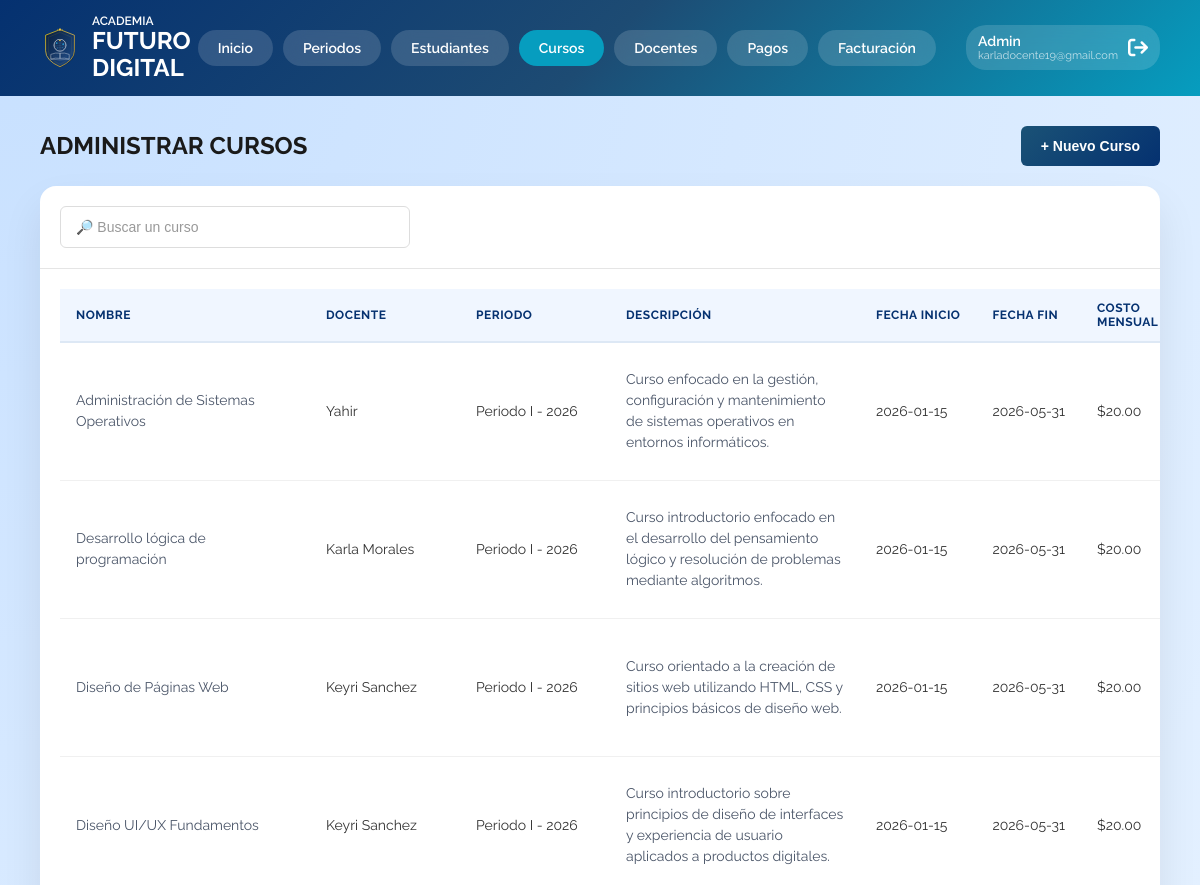
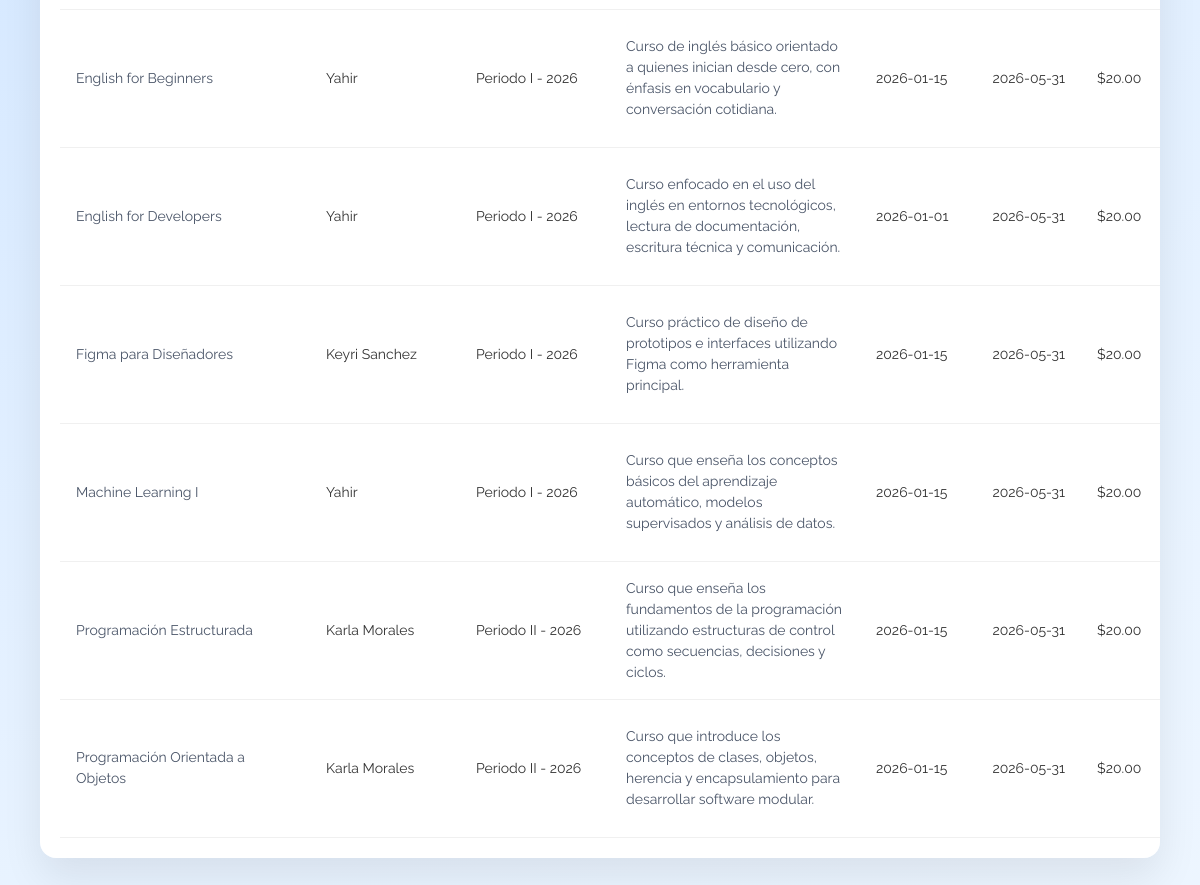
Page /admin-cursos.php (signed in) on the committed database (2 pictures, top to bottom).
### tables this page shows
CREATE TABLE `cursos` ( 
    `id` int NOT NULL PRIMARY KEY AUTO_INCREMENT, 
    `nombre` varchar(100) NOT NULL, 
    `descripcion` varchar(150) NOT NULL, 
    `costoMensual` decimal(8,2) NOT NULL, 
    `cupos` int NOT NULL, 
    `fechaInicio` date NOT NULL, 
    `fechaFin` date NOT NULL, 
    `estado` tinyint(1) DEFAULT '1', 
    `idDocente` int DEFAULT NULL,
    `idCategoria` INT DEFAULT NULL,
    `idPeriodo` int DEFAULT NULL,
    CONSTRAINT `fk_docente_curso` FOREIGN KEY (`idDocente`) REFERENCES `docentes` (`id`),
    CONSTRAINT `fk_curso_categoria` FOREIGN KEY (`idCategoria`) REFERENCES `categorias` (`id`) 
    ON UPDATE CASCADE 
    ON DELETE SET NULL,
    CONSTRAINT `fk_curso_periodo_insc` FOREIGN KEY (`idPeriodo`) REFERENCES `PeriodoInscripcion` (`id`)
);

CREATE TABLE `PeriodoInscripcion` (
    `id` int PRIMARY KEY NOT NULL AUTO_INCREMENT,
    `nombre` varchar(100) NOT NULL,
    `fechaInicio` date NOT NULL,
    `fechaFin` date NOT NULL,
    `fechaInicioCiclo` DATE NOT NULL,
    `fechaFinCiclo` DATE NOT NULL,
    `estado` tinyint(1) DEFAULT '0'
);

### mostrar-tabla-cursos.php (the view, shortened to what this page needs)
<?php
include('includes/conexion.php');
$sql = "SELECT c.id,
               c.nombre,
               c.descripcion,
               c.fechaInicio,
               c.fechaFin,
               c.costoMensual,
               c.cupos,
               c.estado,
               c.idDocente,
               c.idPeriodo,
               c.idCategoria,
               ca.nombre AS categoria_nombre,
               pi.nombre AS periodo_nombre,
               CONCAT(u.nombre, ' ', u.apellido) AS docente_full,
               GROUP_CONCAT(p.idCursoPrevio) AS prerrequisitos
        FROM cursos c
        LEFT JOIN prerrequisitos p ON c.id = p.idCursoActual
        LEFT JOIN docentes d ON c.idDocente = d.id
        LEFT JOIN usuarios u ON d.usuario_id = u.id
        LEFT JOIN PeriodoInscripcion pi ON c.idPeriodo = pi.id
        LEFT JOIN categorias ca ON c.idCategoria = ca.id
        GROUP BY c.id
        ORDER BY c.estado DESC, c.nombre ASC";
$resultado = mysqli_query($conexion, $sql);
if (mysqli_num_rows($resultado) > 0 ){
?>
    <table class="data-table mobile-cards">
        <thead>
            <tr>
                <th>Nombre</th>
                <th class ="col-docente">Docente</th>
                <th>Periodo</th>
                <th>Descripción</th>
                <th class= "col-fecha">Fecha Inicio</th>
                <th class= "col-fecha">Fecha Fin</th>
                <th>Costo Mensual</th>
            </tr>
        </thead>
        <tbody>
            <?php while($fila = mysqli_fetch_assoc($resultado)){ ?>
            <tr data-id="<?php echo $fila['id']; ?>">
                <td data-label="Nombre" class="col-nombre"><?php echo htmlspecialchars($fila['nombre']); ?></td>
                <td data-label="Docente" class= "col-docente"><?php echo htmlspecialchars($fila['docente_full'] ?? 'Sin asignar'); ?></td>
                <td data-label="Periodo" class="col-periodo"><?php echo htmlspecialchars($fila['periodo_nombre'] ?? 'Sin asignar'); ?></td>
                <td data-label="Descripción" class="col-descripcion"><?php echo htmlspecialchars($fila['descripcion']); ?></td>
                <td data-label="Fecha Inicio" class="col-fecha"><?php echo $fila['fechaInicio']; ?></td>
                <td data-label="Fecha Fin" class="col-fecha"><?php echo $fila['fechaFin']; ?></td>
                <td data-label="Costo Mensual">$<?php echo $fila['costoMensual']; ?></td>
            </tr>
            <?php } ?>
        </tbody>
    </table>
<?php
} else {
    echo '<div class="mensaje-vacio">No hay cursos registrados.</div>';
}
?>

### css/stylesAdmin.css (style rules this page uses)
:root { --primary-blue: #053170; --secondary-blue: #1D4B73; --accent-teal: #069DBF; --accent-teal-light: #e0f7fa; --accent-teal-hover: #057a96; --bg-main: radial-gradient(circle at top left, #c7e0ff, #eaf4ff, #ffffff); --header-gradient: linear-gradient(135deg, #053170, #1D4B73, #069DBF); --btn-gradient: linear-gradient(135deg, #1a5276, #053170); --danger: #e74c3c; --danger-light: #fee2e2; --success: #27ae60; --success-light: #d1fae5; --success-dark: #065f46; --text-main: #1a1a1a; --text-muted: #666; --border-light: #e5e5e5; --border-focus: #dde3ec; --card-shadow: 0 20px 40px rgba(0, 0, 0, 0.08); --modal-overlay: rgba(5, 49, 112, 0.5); --blue-light: #e0f0ff; }
* { margin: 0; padding: 0; box-sizing: border-box; }
.raleway-all { font-family: "Raleway", sans-serif; font-optical-sizing: auto; font-weight: 400; font-style: normal; }
body { background: var(--bg-main); background-size: 100% 200%; font-family: "Raleway", sans-serif; }
.data-table { width: 100%; border-collapse: collapse; font-size: 14px; }
.data-table thead th { background: #f0f6ff; color: var(--primary-blue); font-weight: 700; font-size: 12px; text-transform: uppercase; letter-spacing: 0.5px; padding: 12px 16px; text-align: left; border-bottom: 2px solid #dde8f5; }
.data-table tbody tr { border-bottom: 1px solid #f0f0f0; transition: background 0.2s; }
.data-table tbody td { padding: 14px 16px; color: #333; vertical-align: middle; white-space: nowrap; overflow-wrap: break-word; }
.col-fecha { white-space: nowrap !important; }
.col-docente, .col-periodo { white-space: nowrap !important; min-width: 150px !important; }
@media (min-width: 769px) { .data-table tbody td { white-space: normal; } }
@media (min-width: 769px) { .col-descripcion, .col-nombre { min-width: 250px; max-width: 450px !important; color: #4a5568 !important; line-height: 1.5; white-space: normal !important; word-wrap: break-word !important; } }
@media (min-width: 769px) { .data-table tbody td:nth-child(2), .data-table tbody td:nth-child(3), .data-table tbody td:nth-child(4), .data-table tbody td:nth-child(8) { white-space: normal; max-width: 200px; } }
@media (min-width: 769px) { .data-table td:nth-child(3), .data-table td:nth-child(4), .data-table td:nth-child(7), .data-table td:nth-child(8) { white-space: normal !important; word-wrap: break-word !important; max-width: 180px !important; text-overflow: ellipsis; } }

### rows in the picture
cursos: nombre "Administración de Sistemas Operativos", docente_full "Yahir", idPeriodo.nombre "Periodo I - 2026", descripcion "Curso enfocado en la gestión, configuración y mantenimiento de sistemas operativos en entornos informáticos.", fechaInicio "2026-01-15", fechaFin "2026-05-31", costoMensual "20.00"
cursos: nombre "Desarrollo lógica de programación", docente_full "Karla Morales", idPeriodo.nombre "Periodo I - 2026", descripcion "Curso introductorio enfocado en el desarrollo del pensamiento lógico y resolución de problemas mediante algoritmos.", fechaInicio "2026-01-15", fechaFin "2026-05-31", costoMensual "20.00"
cursos: nombre "Diseño de Páginas Web", docente_full "Keyri Sanchez", idPeriodo.nombre "Periodo I - 2026", descripcion "Curso orientado a la creación de sitios web utilizando HTML, CSS y principios básicos de diseño web.", fechaInicio "2026-01-15", fechaFin "2026-05-31", costoMensual "20.00"
cursos: nombre "Diseño UI/UX Fundamentos", docente_full "Keyri Sanchez", idPeriodo.nombre "Periodo I - 2026", descripcion "Curso introductorio sobre principios de diseño de interfaces y experiencia de usuario aplicados a productos digitales.", fechaInicio "2026-01-15", fechaFin "2026-05-31", costoMensual "20.00"
cursos: nombre "English for Beginners", docente_full "Yahir", idPeriodo.nombre "Periodo I - 2026", descripcion "Curso de inglés básico orientado a quienes inician desde cero, con énfasis en vocabulario y conversación cotidiana.", fechaInicio "2026-01-15", fechaFin "2026-05-31", costoMensual "20.00"
cursos: nombre "English for Developers", docente_full "Yahir", idPeriodo.nombre "Periodo I - 2026", descripcion "Curso enfocado en el uso del inglés en entornos tecnológicos, lectura de documentación, escritura técnica y comunicación.", fechaInicio "2026-01-01", fechaFin "2026-05-31", costoMensual "20.00"
cursos: nombre "Figma para Diseñadores", docente_full "Keyri Sanchez", idPeriodo.nombre "Periodo I - 2026", descripcion "Curso práctico de diseño de prototipos e interfaces utilizando Figma como herramienta principal.", fechaInicio "2026-01-15", fechaFin "2026-05-31", costoMensual "20.00"
cursos: nombre "Machine Learning I", docente_full "Yahir", idPeriodo.nombre "Periodo I - 2026", descripcion "Curso que enseña los conceptos básicos del aprendizaje automático, modelos supervisados y análisis de datos.", fechaInicio "2026-01-15", fechaFin "2026-05-31", costoMensual "20.00"
cursos: nombre "Programación Estructurada", docente_full "Karla Morales", idPeriodo.nombre "Periodo II - 2026", descripcion "Curso que enseña los fundamentos de la programación utilizando estructuras de control como secuencias, decisiones y ciclos.", fechaInicio "2026-01-15", fechaFin "2026-05-31", costoMensual "20.00"
cursos: nombre "Programación Orientada a Objetos", docente_full "Karla Morales", idPeriodo.nombre "Periodo II - 2026", descripcion "Curso que introduce los conceptos de clases, objetos, herencia y encapsulamiento para desarrollar software modular.", fechaInicio "2026-01-15", fechaFin "2026-05-31", costoMensual "20.00"

### other values in the picture
$_SESSION["usuario"] "karladocente19@gmail.com"
